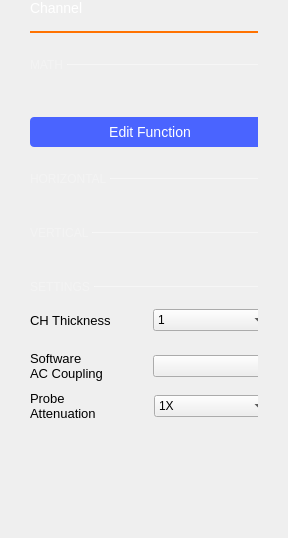
<?xml version="1.0" encoding="UTF-8"?>
<ui version="4.0">
 <class>ChannelSettings</class>
 <widget class="QWidget" name="ChannelSettings">
  <property name="geometry">
   <rect>
    <x>0</x>
    <y>0</y>
    <width>288</width>
    <height>538</height>
   </rect>
  </property>
  <property name="windowTitle">
   <string>Form</string>
  </property>
  <layout class="QVBoxLayout" name="vLayout">
   <property name="spacing">
    <number>0</number>
   </property>
   <property name="leftMargin">
    <number>30</number>
   </property>
   <property name="topMargin">
    <number>0</number>
   </property>
   <property name="rightMargin">
    <number>30</number>
   </property>
   <item>
    <widget class="QLabel" name="label_channelName">
     <property name="sizePolicy">
      <sizepolicy hsizetype="Fixed" vsizetype="Fixed">
       <horstretch>0</horstretch>
       <verstretch>0</verstretch>
      </sizepolicy>
     </property>
     <property name="styleSheet">
      <string notr="true">color: white;
font-size: 14px;
font-weight: normal;
</string>
     </property>
     <property name="text">
      <string>Channel</string>
     </property>
    </widget>
   </item>
   <item>
    <spacer name="verticalSpacer">
     <property name="orientation">
      <enum>Qt::Vertical</enum>
     </property>
     <property name="sizeType">
      <enum>QSizePolicy::Fixed</enum>
     </property>
     <property name="sizeHint" stdset="0">
      <size>
       <width>0</width>
       <height>15</height>
      </size>
     </property>
    </spacer>
   </item>
   <item>
    <widget class="Line" name="line_channelColor">
     <property name="minimumSize">
      <size>
       <width>0</width>
       <height>2</height>
      </size>
     </property>
     <property name="maximumSize">
      <size>
       <width>16777215</width>
       <height>2</height>
      </size>
     </property>
     <property name="styleSheet">
      <string notr="true">border: 2px solid #ff7200</string>
     </property>
     <property name="orientation">
      <enum>Qt::Horizontal</enum>
     </property>
    </widget>
   </item>
   <item>
    <widget class="QScrollArea" name="scrollArea">
     <property name="sizePolicy">
      <sizepolicy hsizetype="Expanding" vsizetype="Preferred">
       <horstretch>0</horstretch>
       <verstretch>0</verstretch>
      </sizepolicy>
     </property>
     <property name="frameShape">
      <enum>QFrame::NoFrame</enum>
     </property>
     <property name="horizontalScrollBarPolicy">
      <enum>Qt::ScrollBarAlwaysOff</enum>
     </property>
     <property name="widgetResizable">
      <bool>true</bool>
     </property>
     <widget class="QWidget" name="scrollAreaWidgetContents">
      <property name="geometry">
       <rect>
        <x>0</x>
        <y>0</y>
        <width>252</width>
        <height>497</height>
       </rect>
      </property>
      <property name="sizePolicy">
       <sizepolicy hsizetype="Expanding" vsizetype="Expanding">
        <horstretch>0</horstretch>
        <verstretch>0</verstretch>
       </sizepolicy>
      </property>
      <layout class="QVBoxLayout" name="verticalLayout">
       <property name="spacing">
        <number>0</number>
       </property>
       <property name="leftMargin">
        <number>0</number>
       </property>
       <property name="topMargin">
        <number>0</number>
       </property>
       <property name="rightMargin">
        <number>10</number>
       </property>
       <property name="bottomMargin">
        <number>0</number>
       </property>
       <item>
        <layout class="QVBoxLayout" name="math_settings_layout">
         <property name="spacing">
          <number>0</number>
         </property>
         <property name="bottomMargin">
          <number>0</number>
         </property>
         <item>
          <widget class="QWidget" name="math_settings_widget" native="true">
           <layout class="QVBoxLayout" name="verticalLayout_2" stretch="0,0,0">
            <property name="spacing">
             <number>6</number>
            </property>
            <property name="leftMargin">
             <number>0</number>
            </property>
            <property name="topMargin">
             <number>0</number>
            </property>
            <property name="rightMargin">
             <number>0</number>
            </property>
            <property name="bottomMargin">
             <number>0</number>
            </property>
            <item>
             <layout class="QGridLayout" name="gridLayout_2">
              <property name="leftMargin">
               <number>0</number>
              </property>
              <property name="topMargin">
               <number>0</number>
              </property>
              <property name="rightMargin">
               <number>0</number>
              </property>
              <property name="bottomMargin">
               <number>0</number>
              </property>
              <property name="horizontalSpacing">
               <number>0</number>
              </property>
              <item row="2" column="0" colspan="2">
               <spacer name="verticalSpacer_9">
                <property name="orientation">
                 <enum>Qt::Vertical</enum>
                </property>
                <property name="sizeType">
                 <enum>QSizePolicy::Fixed</enum>
                </property>
                <property name="sizeHint" stdset="0">
                 <size>
                  <width>0</width>
                  <height>15</height>
                 </size>
                </property>
               </spacer>
              </item>
              <item row="1" column="1">
               <widget class="Line" name="line_4">
                <property name="maximumSize">
                 <size>
                  <width>16777215</width>
                  <height>1</height>
                 </size>
                </property>
                <property name="styleSheet">
                 <string notr="true">border: 1px solid rgba(255, 255, 255, 70);</string>
                </property>
                <property name="orientation">
                 <enum>Qt::Horizontal</enum>
                </property>
               </widget>
              </item>
              <item row="1" column="0">
               <widget class="QLabel" name="label">
                <property name="sizePolicy">
                 <sizepolicy hsizetype="Fixed" vsizetype="Fixed">
                  <horstretch>0</horstretch>
                  <verstretch>0</verstretch>
                 </sizepolicy>
                </property>
                <property name="styleSheet">
                 <string notr="true">QLabel {
  font-size: 12px;
color: rgba(255, 255, 255, 70);
}</string>
                </property>
                <property name="text">
                 <string>MATH </string>
                </property>
               </widget>
              </item>
              <item row="0" column="0" colspan="2">
               <spacer name="verticalSpacer_3">
                <property name="orientation">
                 <enum>Qt::Vertical</enum>
                </property>
                <property name="sizeType">
                 <enum>QSizePolicy::Fixed</enum>
                </property>
                <property name="sizeHint" stdset="0">
                 <size>
                  <width>0</width>
                  <height>25</height>
                 </size>
                </property>
               </spacer>
              </item>
             </layout>
            </item>
            <item>
             <layout class="QHBoxLayout" name="horizontalLayout_2">
              <property name="spacing">
               <number>0</number>
              </property>
              <property name="leftMargin">
               <number>0</number>
              </property>
              <property name="topMargin">
               <number>0</number>
              </property>
              <property name="rightMargin">
               <number>0</number>
              </property>
              <item>
               <spacer name="horizontalSpacer">
                <property name="orientation">
                 <enum>Qt::Horizontal</enum>
                </property>
                <property name="sizeHint" stdset="0">
                 <size>
                  <width>40</width>
                  <height>0</height>
                 </size>
                </property>
               </spacer>
              </item>
              <item>
               <widget class="QLabel" name="function_2">
                <property name="styleSheet">
                 <string notr="true">QLabel {
	color: white;
	font: bold  &quot;Times New Roman&quot;;	
	font-size: 16px;
}</string>
                </property>
                <property name="text">
                 <string/>
                </property>
               </widget>
              </item>
              <item>
               <spacer name="horizontalSpacer_2">
                <property name="orientation">
                 <enum>Qt::Horizontal</enum>
                </property>
                <property name="sizeHint" stdset="0">
                 <size>
                  <width>40</width>
                  <height>0</height>
                 </size>
                </property>
               </spacer>
              </item>
             </layout>
            </item>
            <item>
             <widget class="QPushButton" name="btnEditMath">
              <property name="minimumSize">
               <size>
                <width>240</width>
                <height>30</height>
               </size>
              </property>
              <property name="maximumSize">
               <size>
                <width>240</width>
                <height>30</height>
               </size>
              </property>
              <property name="styleSheet">
               <string notr="true">QPushButton {
  min-height: 30px;
  max-height: 30px;
  min-width: 240px;
  max-width: 240px;

  border: 0px;
  border-radius: 4px;

  background-color: #4a64ff;
  color: #ffffff;

  font-size: 14px;
}

QPushButton:pressed {
  background-color: #2a44df;
}

QPushButton:disabled {
  background-color:  #727273;
}</string>
              </property>
              <property name="text">
               <string>Edit Function</string>
              </property>
              <property name="checkable">
               <bool>true</bool>
              </property>
             </widget>
            </item>
           </layout>
          </widget>
         </item>
        </layout>
       </item>
       <item>
        <layout class="QVBoxLayout" name="horizontal">
         <property name="spacing">
          <number>10</number>
         </property>
         <property name="topMargin">
          <number>0</number>
         </property>
         <item>
          <layout class="QGridLayout" name="gridLayout_3">
           <property name="leftMargin">
            <number>0</number>
           </property>
           <property name="topMargin">
            <number>0</number>
           </property>
           <property name="rightMargin">
            <number>0</number>
           </property>
           <property name="bottomMargin">
            <number>0</number>
           </property>
           <property name="horizontalSpacing">
            <number>0</number>
           </property>
           <item row="0" column="0" colspan="2">
            <spacer name="verticalSpacer_10">
             <property name="orientation">
              <enum>Qt::Vertical</enum>
             </property>
             <property name="sizeType">
              <enum>QSizePolicy::Fixed</enum>
             </property>
             <property name="sizeHint" stdset="0">
              <size>
               <width>0</width>
               <height>25</height>
              </size>
             </property>
            </spacer>
           </item>
           <item row="1" column="0">
            <widget class="QLabel" name="label_10">
             <property name="sizePolicy">
              <sizepolicy hsizetype="Fixed" vsizetype="Fixed">
               <horstretch>0</horstretch>
               <verstretch>0</verstretch>
              </sizepolicy>
             </property>
             <property name="styleSheet">
              <string notr="true">QLabel {
  font-size: 12px;
color: rgba(255, 255, 255, 70);
}</string>
             </property>
             <property name="text">
              <string>HORIZONTAL </string>
             </property>
            </widget>
           </item>
           <item row="1" column="1">
            <widget class="Line" name="line_2">
             <property name="minimumSize">
              <size>
               <width>0</width>
               <height>1</height>
              </size>
             </property>
             <property name="maximumSize">
              <size>
               <width>16777215</width>
               <height>1</height>
              </size>
             </property>
             <property name="styleSheet">
              <string notr="true">border: 1px solid rgba(255, 255, 255, 70);</string>
             </property>
             <property name="orientation">
              <enum>Qt::Horizontal</enum>
             </property>
            </widget>
           </item>
           <item row="2" column="0" colspan="2">
            <spacer name="verticalSpacer_11">
             <property name="orientation">
              <enum>Qt::Vertical</enum>
             </property>
             <property name="sizeType">
              <enum>QSizePolicy::Fixed</enum>
             </property>
             <property name="sizeHint" stdset="0">
              <size>
               <width>0</width>
               <height>15</height>
              </size>
             </property>
            </spacer>
           </item>
          </layout>
         </item>
        </layout>
       </item>
       <item>
        <layout class="QVBoxLayout" name="vertical">
         <property name="spacing">
          <number>10</number>
         </property>
         <property name="topMargin">
          <number>0</number>
         </property>
         <item>
          <layout class="QGridLayout" name="gridLayout_4">
           <property name="leftMargin">
            <number>0</number>
           </property>
           <property name="topMargin">
            <number>0</number>
           </property>
           <property name="rightMargin">
            <number>0</number>
           </property>
           <property name="bottomMargin">
            <number>0</number>
           </property>
           <property name="horizontalSpacing">
            <number>0</number>
           </property>
           <item row="2" column="1">
            <widget class="Line" name="line">
             <property name="minimumSize">
              <size>
               <width>0</width>
               <height>1</height>
              </size>
             </property>
             <property name="maximumSize">
              <size>
               <width>16777215</width>
               <height>1</height>
              </size>
             </property>
             <property name="styleSheet">
              <string notr="true">border: 1px solid rgba(255, 255, 255, 70);</string>
             </property>
             <property name="orientation">
              <enum>Qt::Horizontal</enum>
             </property>
            </widget>
           </item>
           <item row="2" column="0">
            <widget class="QLabel" name="label_9">
             <property name="sizePolicy">
              <sizepolicy hsizetype="Fixed" vsizetype="Fixed">
               <horstretch>0</horstretch>
               <verstretch>0</verstretch>
              </sizepolicy>
             </property>
             <property name="styleSheet">
              <string notr="true">QLabel {
  font-size: 12px;
color: rgba(255, 255, 255, 70);
}</string>
             </property>
             <property name="text">
              <string>VERTICAL </string>
             </property>
            </widget>
           </item>
           <item row="0" column="0" colspan="2">
            <spacer name="verticalSpacer_5">
             <property name="orientation">
              <enum>Qt::Vertical</enum>
             </property>
             <property name="sizeType">
              <enum>QSizePolicy::Fixed</enum>
             </property>
             <property name="sizeHint" stdset="0">
              <size>
               <width>0</width>
               <height>25</height>
              </size>
             </property>
            </spacer>
           </item>
           <item row="3" column="0" colspan="2">
            <spacer name="verticalSpacer_12">
             <property name="orientation">
              <enum>Qt::Vertical</enum>
             </property>
             <property name="sizeType">
              <enum>QSizePolicy::Fixed</enum>
             </property>
             <property name="sizeHint" stdset="0">
              <size>
               <width>0</width>
               <height>15</height>
              </size>
             </property>
            </spacer>
           </item>
          </layout>
         </item>
        </layout>
       </item>
       <item>
        <layout class="QVBoxLayout" name="settings">
         <property name="spacing">
          <number>10</number>
         </property>
         <item>
          <layout class="QGridLayout" name="gridLayout_5">
           <property name="leftMargin">
            <number>0</number>
           </property>
           <property name="topMargin">
            <number>0</number>
           </property>
           <property name="rightMargin">
            <number>0</number>
           </property>
           <property name="bottomMargin">
            <number>0</number>
           </property>
           <property name="horizontalSpacing">
            <number>0</number>
           </property>
           <item row="0" column="0" colspan="2">
            <spacer name="verticalSpacer_4">
             <property name="orientation">
              <enum>Qt::Vertical</enum>
             </property>
             <property name="sizeType">
              <enum>QSizePolicy::Fixed</enum>
             </property>
             <property name="sizeHint" stdset="0">
              <size>
               <width>0</width>
               <height>25</height>
              </size>
             </property>
            </spacer>
           </item>
           <item row="1" column="0">
            <widget class="QLabel" name="label_8">
             <property name="sizePolicy">
              <sizepolicy hsizetype="Fixed" vsizetype="Fixed">
               <horstretch>0</horstretch>
               <verstretch>0</verstretch>
              </sizepolicy>
             </property>
             <property name="styleSheet">
              <string notr="true">QLabel {
  font-size: 12px;
color: rgba(255, 255, 255, 70);
}</string>
             </property>
             <property name="text">
              <string>SETTINGS </string>
             </property>
            </widget>
           </item>
           <item row="1" column="1">
            <widget class="Line" name="line_3">
             <property name="minimumSize">
              <size>
               <width>0</width>
               <height>1</height>
              </size>
             </property>
             <property name="maximumSize">
              <size>
               <width>16777215</width>
               <height>1</height>
              </size>
             </property>
             <property name="styleSheet">
              <string notr="true">border: 1px solid rgba(255, 255, 255, 70);</string>
             </property>
             <property name="orientation">
              <enum>Qt::Horizontal</enum>
             </property>
            </widget>
           </item>
           <item row="2" column="0" colspan="2">
            <spacer name="verticalSpacer_13">
             <property name="orientation">
              <enum>Qt::Vertical</enum>
             </property>
             <property name="sizeType">
              <enum>QSizePolicy::Fixed</enum>
             </property>
             <property name="sizeHint" stdset="0">
              <size>
               <width>0</width>
               <height>15</height>
              </size>
             </property>
            </spacer>
           </item>
          </layout>
         </item>
        </layout>
       </item>
       <item>
        <layout class="QGridLayout" name="gridLayout">
         <property name="leftMargin">
          <number>0</number>
         </property>
         <property name="topMargin">
          <number>0</number>
         </property>
         <property name="rightMargin">
          <number>0</number>
         </property>
         <property name="bottomMargin">
          <number>0</number>
         </property>
         <property name="horizontalSpacing">
          <number>0</number>
         </property>
         <property name="verticalSpacing">
          <number>10</number>
         </property>
         <item row="1" column="0" colspan="2">
          <layout class="QHBoxLayout" name="horizontalLayout">
           <property name="spacing">
            <number>5</number>
           </property>
           <property name="topMargin">
            <number>0</number>
           </property>
           <property name="bottomMargin">
            <number>0</number>
           </property>
           <item>
            <widget class="QLabel" name="lblLineWidth">
             <property name="styleSheet">
              <string notr="true">font-size: 13px;</string>
             </property>
             <property name="text">
              <string>CH Thickness</string>
             </property>
            </widget>
           </item>
           <item>
            <widget class="QComboBox" name="cmbChnLineWidth">
             <property name="currentIndex">
              <number>1</number>
             </property>
             <item>
              <property name="text">
               <string>0.5</string>
              </property>
             </item>
             <item>
              <property name="text">
               <string>1</string>
              </property>
             </item>
             <item>
              <property name="text">
               <string>1.5</string>
              </property>
             </item>
             <item>
              <property name="text">
               <string>2</string>
              </property>
             </item>
             <item>
              <property name="text">
               <string>2.5</string>
              </property>
             </item>
             <item>
              <property name="text">
               <string>3</string>
              </property>
             </item>
             <item>
              <property name="text">
               <string>3.5</string>
              </property>
             </item>
             <item>
              <property name="text">
               <string>4</string>
              </property>
             </item>
             <item>
              <property name="text">
               <string>4.5</string>
              </property>
             </item>
             <item>
              <property name="text">
               <string>5</string>
              </property>
             </item>
            </widget>
           </item>
          </layout>
         </item>
         <item row="3" column="0" colspan="2">
          <widget class="QWidget" name="wCoupling" native="true">
           <layout class="QHBoxLayout" name="layCoupling">
            <property name="leftMargin">
             <number>0</number>
            </property>
            <property name="topMargin">
             <number>10</number>
            </property>
            <property name="rightMargin">
             <number>0</number>
            </property>
            <property name="bottomMargin">
             <number>0</number>
            </property>
            <item>
             <widget class="QLabel" name="label_2">
              <property name="styleSheet">
               <string notr="true">font-size: 13px;</string>
              </property>
              <property name="text">
               <string>Software
AC Coupling</string>
              </property>
              <property name="alignment">
               <set>Qt::AlignLeading|Qt::AlignLeft|Qt::AlignVCenter</set>
              </property>
             </widget>
            </item>
            <item>
             <widget class="adiscope::CustomSwitch" name="btnCoupled">
              <property name="text">
               <string/>
              </property>
              <property name="checkable">
               <bool>true</bool>
              </property>
             </widget>
            </item>
           </layout>
          </widget>
         </item>
        </layout>
       </item>
       <item>
        <layout class="QHBoxLayout" name="horizontalLayout_3">
         <property name="spacing">
          <number>7</number>
         </property>
         <property name="topMargin">
          <number>10</number>
         </property>
         <item>
          <widget class="QLabel" name="probe_label">
           <property name="styleSheet">
            <string notr="true">font-size: 13px;</string>
           </property>
           <property name="text">
            <string>Probe
Attenuation</string>
           </property>
          </widget>
         </item>
         <item>
          <widget class="QComboBox" name="probe_attenuation">
           <property name="currentIndex">
            <number>1</number>
           </property>
           <item>
            <property name="text">
             <string>0.1X</string>
            </property>
           </item>
           <item>
            <property name="text">
             <string>1X</string>
            </property>
           </item>
           <item>
            <property name="text">
             <string>10X</string>
            </property>
           </item>
           <item>
            <property name="text">
             <string>100X</string>
            </property>
           </item>
          </widget>
         </item>
        </layout>
       </item>
       <item>
        <spacer name="verticalSpacer_2">
         <property name="orientation">
          <enum>Qt::Vertical</enum>
         </property>
         <property name="sizeHint" stdset="0">
          <size>
           <width>20</width>
           <height>40</height>
          </size>
         </property>
        </spacer>
       </item>
      </layout>
     </widget>
    </widget>
   </item>
  </layout>
 </widget>
 <customwidgets>
  <customwidget>
   <class>adiscope::CustomSwitch</class>
   <extends>QPushButton</extends>
   <header>customSwitch.hpp</header>
  </customwidget>
 </customwidgets>
 <resources/>
 <connections/>
</ui>
